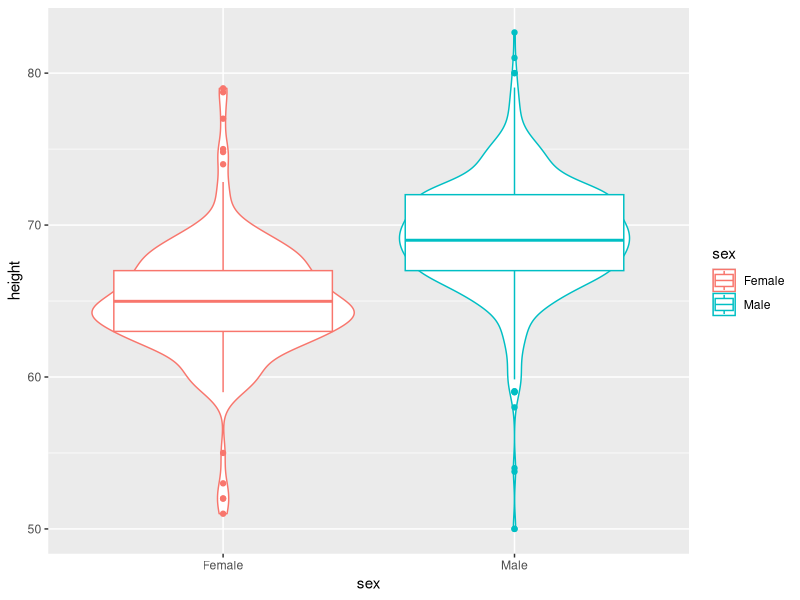
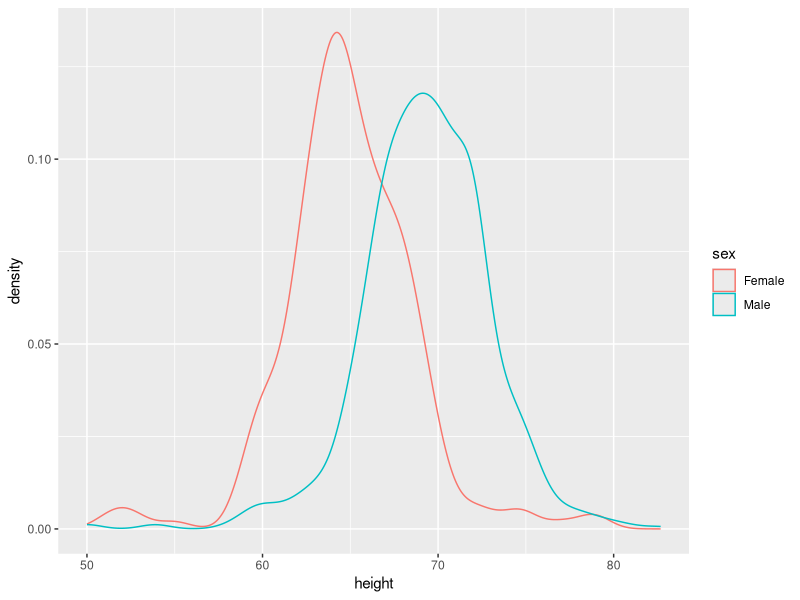

These figures' R source, in order:
## ---- chunk 1
# The distribution of height between male and female.
# The overall (average) height of male is taller than female.
library(dplyr)
library(ggplot2)
library(dslabs)
library(ggplot2)
data(heights)

# violin plot
heights %>% 
  ggplot( aes(sex, height, color = sex)) +
  geom_violin() + geom_boxplot()
## ---- chunk 2
# density plot
heights %>% 
  ggplot( aes(height, color = sex)) +
  geom_density()
## ---- chunk 3
# probability of random female taller than 61 inches
F <- heights %>% filter (sex == "Female")
F61 <- F %>% filter (height <= 61 )
Answer = 29/238

# [1] 0.1218487
## ---- chunk 4
# The random variable of the sum of your winninng
set.seed(1) 
n <- 1000
X <- sample(c(15,-15), n, replace = TRUE, prob=c(3/38, 35/38))
S <- sum(X)

# S = -12240

# Expected value
B <- 10^6
x <- sample(c(15,-15), B, replace = TRUE, prob=c(3/38, 35/38))
mean(x)

# Standard error

n <- 1000
sqrt(n) * 2 * sqrt(35*3)/38

# Monte Carlo 
## ---- chunk 5
B <- 10000
N <- 1000
p <- 0.45
x_hat_1 <- replicate(B, {
  x <- sample(c(0,1), size = N, replace = TRUE, prob = c(1-p, p))
  mean(x)
})
mean(x_hat_1)
sd(x_hat_1)

## ---- chunk 6
B <- 10000
N <- 10
p <- 0.45
x_hat_2 <- replicate(B, {
  x <- sample(c(0,1), size = N, replace = TRUE, prob = c(1-p, p))
  mean(x)
})
mean(x_hat_2)
sd(x_hat_2)

## ---- chunk 7
B <- 100
N <- 1000
p <- 0.45
x_hat_3 <- replicate(B, {
  x <- sample(c(0,1), size = N, replace = TRUE, prob = c(1-p, p))
  mean(x)
})
mean(x_hat_3)
sd(x_hat_3)

## ---- chunk 8
B <- 100
N <- 10
p <- 0.45
x_hat_4 <- replicate(B, {
  x <- sample(c(0,1), size = N, replace = TRUE, prob = c(1-p, p))
  mean(x)
})
mean(x_hat_4)
sd(x_hat_4)
